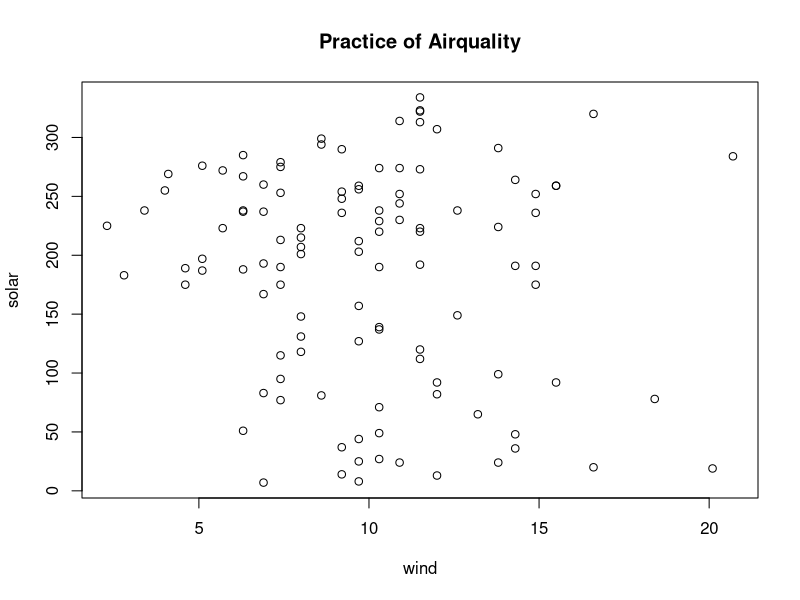

Reproduce this figure in R.
## ---- chunk 1
# Install packages by using install.packages() function
install.packages("datasets")
# Load R package via library() function
library(datasets)
# Use data() function to allow users to load datasets from packages for use in their examples
data(airquality)
## ---- chunk 2
# Check the first six rows of the dataset airqquality
head(airquality)
# Check the last six rows of the dataset airqquality
tail(airquality)
## ---- chunk 3
# Check sample size
nrow(airquality)
# Check the number of variables
ncol(airquality)
## ---- chunk 4
# Check NAs in the dataset
is.na(airquality)
## ---- chunk 5
# Check NAs in the dataset
sum(is.na(airquality))
## ---- chunk 6
# Remove NAs from the dataset
air.complete <- airquality[!is.na(airquality), ]
head(air.complete)
## ---- chunk 7
# Check NAs in the dataset
plot(air.complete$Wind, air.complete$Solar.R, main = "Practice of Airquality",
    xlab = "wind", ylab = "solar")
